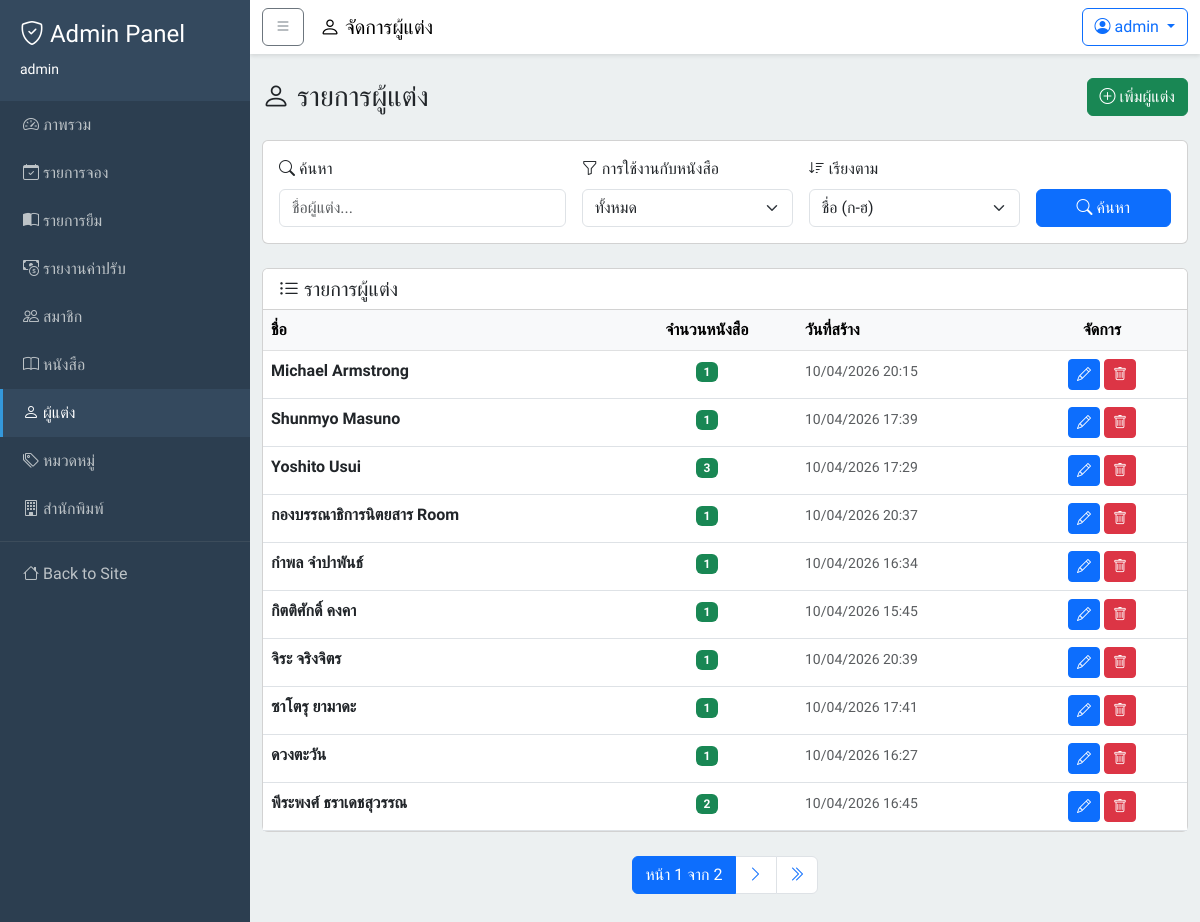
The page /dashboard/authors/ (signed in) on the database its author committed.
### users/models.py (models this page shows, shortened)
class User(AbstractUser):
    phone_number = models.CharField(max_length=10, null=False, blank=False)
    citizen_id = models.CharField(
    max_length=13,
    unique=True,
    null=False,
    blank=False,
    validators=[
        RegexValidator(
            regex=r'^\d{13}$',
            message='Citizen ID must be exactly 13 digits'
        )
    ])

### books/models.py (models this page shows, shortened)
class Author(models.Model):
    id = models.AutoField(primary_key=True)
    name = models.CharField(max_length=255)
    created_at = models.DateTimeField(auto_now_add=True)
    if TYPE_CHECKING:
        books: Manager["Book"]
    class Meta:
        db_table = "authors"
        verbose_name = "Author"
        verbose_name_plural = "Authors"

### books/views.py (the view)
# urls.py: path('dashboard/authors/', views.dashboard_authors_view, name='dashboard_authors'),
@staff_member_required
def dashboard_authors_view(request):
    authors = Author.objects.annotate(books_count=Count('books', distinct=True))
    search_query = request.GET.get('search', '').strip()
    if search_query:
        authors = authors.filter(name__icontains=search_query)
    has_books = request.GET.get('has_books', '').strip()
    if has_books == 'yes':
        authors = authors.filter(books_count__gt=0)
    elif has_books == 'no':
        authors = authors.filter(books_count=0)
    sort_by = request.GET.get('sort', 'name').strip()
    allowed_sorts = {
        'name': 'name',
        '-name': '-name',
        '-created_at': '-created_at',
        'created_at': 'created_at',
        '-books_count': '-books_count',
        'books_count': 'books_count',
    }
    authors = authors.order_by(allowed_sorts.get(sort_by, 'name'), 'id')
    paginator = Paginator(authors, 10)
    page_obj = paginator.get_page(request.GET.get('page'))
    context = {
        'entity_label': 'ผู้แต่ง',
        'entity_icon': 'bi-person',
        'add_url_name': 'books:dashboard_author_form',
        'edit_url_name': 'books:dashboard_author_form_id',
        'delete_url_name': 'books:dashboard_author_delete',
        'page_obj': page_obj,
        'search_query': search_query,
        'has_books': has_books,
        'sort_by': sort_by,
    }
    return render(request, 'dashboard/library_entities/list.html', context)

### books/cart.py (called while the page is built)
    def count(self):
        return len(self.cart)

### templates/dashboard/library_entities/list.html (shortened to what this page needs)
{% extends "base_admin.html" %}
{% block page_title %}
    <i class="bi {{ entity_icon }}"></i> จัดการ{{ entity_label }}
{% endblock page_title %}
{% block content %}
    <div class="d-flex justify-content-between align-items-center mb-4">
        <h3 class="mb-0">
            <i class="bi {{ entity_icon }}"></i> รายการ{{ entity_label }}
        </h3>
        <a href="{% url add_url_name %}" class="btn btn-success">
            <i class="bi bi-plus-circle"></i> เพิ่ม{{ entity_label }}
        </a>
    </div>
    <div class="card mb-4">
        <div class="card-body">
            <form method="get" class="row g-3">
                <div class="col-md-4">
                    <label class="form-label">
                        <i class="bi bi-search"></i> ค้นหา
                    </label>
                    <input type="text"
                           name="search"
                           class="form-control"
                           placeholder="ชื่อ{{ entity_label }}..."
                           value="{{ search_query }}">
                </div>
                <div class="col-md-3">
                    <label class="form-label">
                        <i class="bi bi-funnel"></i> การใช้งานกับหนังสือ
                    </label>
                    <select name="has_books" class="form-select">
                        <option value="" {% if not has_books %}selected{% endif %}>ทั้งหมด</option>
                    </select>
                </div>
                <div class="col-md-3">
                    <label class="form-label">
                        <i class="bi bi-sort-down"></i> เรียงตาม
                    </label>
                    <select name="sort" class="form-select">
                        <option value="name" {% if sort_by == 'name' %}selected{% endif %}>ชื่อ (ก-ฮ)</option>
                    </select>
                </div>
                <div class="col-md-2 d-flex align-items-end">
                    <button type="submit" class="btn btn-primary w-100">
                        <i class="bi bi-search"></i> ค้นหา
                    </button>
                </div>
            </form>
        </div>
    </div>
    <div class="card">
        <div class="card-header bg-white">
            <h5 class="mb-0">
                <i class="bi bi-list-ul"></i> รายการ{{ entity_label }}
            </h5>
        </div>
        <div class="card-body p-0">
            {% if page_obj.object_list %}
                <div class="table-responsive">
                    <table class="table table-hover mb-0">
                        <thead class="table-light">
                            <tr>
                                <th>ชื่อ</th>
                                <th class="text-center col-books-count">จำนวนหนังสือ</th>
                                <th class="col-created-at">วันที่สร้าง</th>
                                <th class="text-center col-actions">จัดการ</th>
                            </tr>
                        </thead>
                        <tbody>
                            {% for item in page_obj %}
                                <tr>
                                    <td>
                                        <strong>{{ item.name }}</strong>
                                    </td>
                                    <td class="text-center">
                                        {% if item.books_count > 0 %}
                                            <span class="badge bg-success">{{ item.books_count }}</span>
                                        {% else %}
                                            <span class="badge bg-secondary">0</span>
                                        {% endif %}
                                    </td>
                                    <td>
                                        <small class="text-muted">{{ item.created_at|date:"d/m/Y H:i" }}</small>
                                    </td>
                                    <td class="text-center">
                                        <a href="{% url edit_url_name item.id %}"
                                           class="btn btn-sm btn-primary"
                                           title="แก้ไข"><i class="bi bi-pencil"></i></a>
                                        <button type="button"
                                                class="btn btn-sm btn-danger"
                                                data-bs-toggle="modal"
                                                data-bs-target="#deleteEntityModal"
                                                data-entity-id="{{ item.id }}"
                                                data-entity-name="{{ item.name }}"
                                                data-entity-books-count="{{ item.books_count }}"
                                                data-delete-url="{% url delete_url_name item.id %}"
                                                title="ลบ">
                                            <i class="bi bi-trash"></i>
                                        </button>
                                    </td>
                                </tr>
                            {% endfor %}
                        </tbody>
                    </table>
                </div>
            {% else %}
                <div class="text-center py-5">
                    <i class="bi bi-inbox fs-1 text-muted"></i>
                    <p class="text-muted mt-3">ไม่พบข้อมูล{{ entity_label }}</p>
                </div>
            {% endif %}
        </div>
    </div>
    {% if page_obj.has_other_pages %}
        <nav aria-label="Page navigation" class="mt-4">
            <ul class="pagination justify-content-center">
                <li class="page-item active">
                    <span class="page-link">หน้า {{ page_obj.number }} จาก {{ page_obj.paginator.num_pages }}</span>
                </li>
                {% if page_obj.has_next %}
                    <li class="page-item">
                        <a class="page-link"
                           href="?page={{ page_obj.next_page_number }}{% if search_query %}&search={{ search_query }}{% endif %}{% if has_books %}&has_books={{ has_books }}{% endif %}{% if sort_by %}&sort={{ sort_by }}{% endif %}">
                            <i class="bi bi-chevron-right"></i>
                        </a>
                    </li>
                    <li class="page-item">
                        <a class="page-link"
                           href="?page={{ page_obj.paginator.num_pages }}{% if search_query %}&search={{ search_query }}{% endif %}{% if has_books %}&has_books={{ has_books }}{% endif %}{% if sort_by %}&sort={{ sort_by }}{% endif %}">
                            <i class="bi bi-chevron-double-right"></i>
                        </a>
                    </li>
                {% endif %}
            </ul>
        </nav>
    {% endif %}
{% endblock content %}

### templates/base_admin.html (shortened to what this page needs)
{% load static %}
<!DOCTYPE html>
<html lang="th">
    <head>
        <link href="https://cdn.jsdelivr.net/npm/bootstrap@5.3.0/dist/css/bootstrap.min.css"
              rel="stylesheet">
        <link rel="stylesheet"
              href="https://cdn.jsdelivr.net/npm/bootstrap-icons@1.10.0/font/bootstrap-icons.css">
        <link rel="stylesheet" href="{% static 'css/global.css' %}">
    </head>
    <body>
        <div class="wrapper">
            <nav class="sidebar" id="sidebar">
                <div class="sidebar-header">
                    <h4>
                        <i class="bi bi-shield-check"></i> Admin Panel
                    </h4>
                    <small>{{ user.username }}</small>
                </div>
                <ul class="nav flex-column">
                    <li class="nav-item">
                        <a class="nav-link {% if request.resolver_match.url_name == 'dashboard_home' %}active{% endif %}"
                           href="{% url 'dashboard_home' %}">
                            <i class="bi bi-speedometer2"></i> ภาพรวม
                        </a>
                    </li>
                    <li class="nav-item">
                        <a class="nav-link {% if 'holds' in request.path %}active{% endif %}"
                           href="{% url 'holds:dashboard_holds' %}">
                            <i class="bi bi-calendar-check"></i> รายการจอง
                        </a>
                    </li>
                    <li class="nav-item">
                        <a class="nav-link {% if 'loans' in request.path %}active{% endif %}"
                           href="{% url 'loans:dashboard_loans' %}">
                            <i class="bi bi-book-half"></i> รายการยืม
                        </a>
                    </li>
                    <li class="nav-item">
                        <a class="nav-link {% if 'dashboard/fines' in request.path %}active{% endif %}"
                           href="{% url 'fines:dashboard_fines' %}">
                            <i class="bi bi-cash-coin"></i> รายงานค่าปรับ
                        </a>
                    </li>
                    <li class="nav-item">
                        <a class="nav-link {% if 'dashboard/users' in request.path %}active{% endif %}"
                           href="{% url 'users:dashboard_users' %}">
                            <i class="bi bi-people"></i> สมาชิก
                        </a>
                    </li>
                    <li class="nav-item">
                        <a class="nav-link {% if 'dashboard/books' in request.path %}active{% endif %}"
                           href="{% url 'books:dashboard_books' %}">
                            <i class="bi bi-book"></i> หนังสือ
                        </a>
                    </li>
                    <li class="nav-item">
                        <a class="nav-link {% if 'dashboard/authors' in request.path %}active{% endif %}"
                           href="{% url 'books:dashboard_authors' %}">
                            <i class="bi bi-person"></i> ผู้แต่ง
                        </a>
                    </li>
                    <li class="nav-item">
                        <a class="nav-link {% if 'dashboard/categories' in request.path %}active{% endif %}"
                           href="{% url 'books:dashboard_categories' %}">
                            <i class="bi bi-tags"></i> หมวดหมู่
                        </a>
                    </li>
                    <li class="nav-item">
                        <a class="nav-link {% if 'dashboard/publishers' in request.path %}active{% endif %}"
                           href="{% url 'books:dashboard_publishers' %}">
                            <i class="bi bi-building"></i> สำนักพิมพ์
                        </a>
                    </li>
                    <li>
                        <hr class="my-2 border-secondary">
                    </li>
                    <li class="nav-item">
                        <a class="nav-link" href="{% url 'home' %}">
                            <i class="bi bi-house"></i> Back to Site
                        </a>
                    </li>
                </ul>
            </nav>
            <div class="content">
                <nav class="top-navbar navbar navbar-expand-lg navbar-light">
                    <div class="container-fluid">
                        <button class="btn btn-outline-secondary me-3"
                                type="button"
                                id="sidebarToggle">
                            <i class="bi bi-list"></i>
                        </button>
                        <span class="navbar-brand mb-0 h1">
                            {% block page_title %}{% endblock page_title %}
                        </span>
                        <div class="ms-auto">
                            <div class="dropdown">
                                <a class="btn btn-outline-primary dropdown-toggle"
                                   href="#"
                                   role="button"
                                   data-bs-toggle="dropdown">
                                    <i class="bi bi-person-circle"></i> {{ user.username }}
                                </a>
                            </div>
                        </div>
                    </div>
                </nav>
                <div class="container-fluid py-4">
                    {% block content %}
                    {% endblock content %}
                </div>
            </div>
        </div>
        {% include "includes/toast.html" %}
    </body>
</html>

### templates/base_admin.html (style rules this page uses)
body { font-family: 'Prompt', sans-serif; min-height: 100vh; display: flex; flex-direction: column; }
.wrapper { display: flex; flex: 1; }
.sidebar { min-width: 250px; max-width: 250px; background: #2c3e50; color: #fff; transition: all 0.3s; }
.sidebar .nav-link { color: #bdc3c7; padding: 12px 20px; border-left: 3px solid transparent; }
.sidebar .nav-link.active { color: #fff; background: #34495e; border-left-color: #3498db; }
.sidebar-header { padding: 20px; background: #34495e; }
.content { flex: 1; background: #ecf0f1; overflow-y: auto; }
.top-navbar { background: #fff; box-shadow: 0 2px 4px rgba(0,0,0,0.1); }

### templates/dashboard/library_entities/list.html (style rules this page uses)
.col-books-count { width: 180px; }
.col-created-at { width: 220px; }
.col-actions { width: 170px; }

### rows shown on the page
User: username "admin"
Author: name "Michael Armstrong", books_count "1", created_at "10/04/2026 20:15"
Author: name "Shunmyo Masuno", books_count "1", created_at "10/04/2026 17:39"
Author: name "Yoshito Usui", books_count "3", created_at "10/04/2026 17:29"
Author: name "กองบรรณาธิการนิตยสาร Room", books_count "1", created_at "10/04/2026 20:37"
Author: name "กำพล จำปาพันธ์", books_count "1", created_at "10/04/2026 16:34"
Author: name "กิตติศักดิ์ คงคา", books_count "1", created_at "10/04/2026 15:45"
Author: name "จิระ จริงจิตร", books_count "1", created_at "10/04/2026 20:39"
Author: name "ซาโตรุ ยามาดะ", books_count "1", created_at "10/04/2026 17:41"
Author: name "ดวงตะวัน", books_count "1", created_at "10/04/2026 16:27"
Author: name "พีระพงศ์ ธราเดชสุวรรณ", books_count "2", created_at "10/04/2026 16:45"

### other values the page prints
{{ entity_label }} "ผู้แต่ง"
{{ page_obj.number }} "1"
{{ page_obj.paginator.num_pages }} "2"
